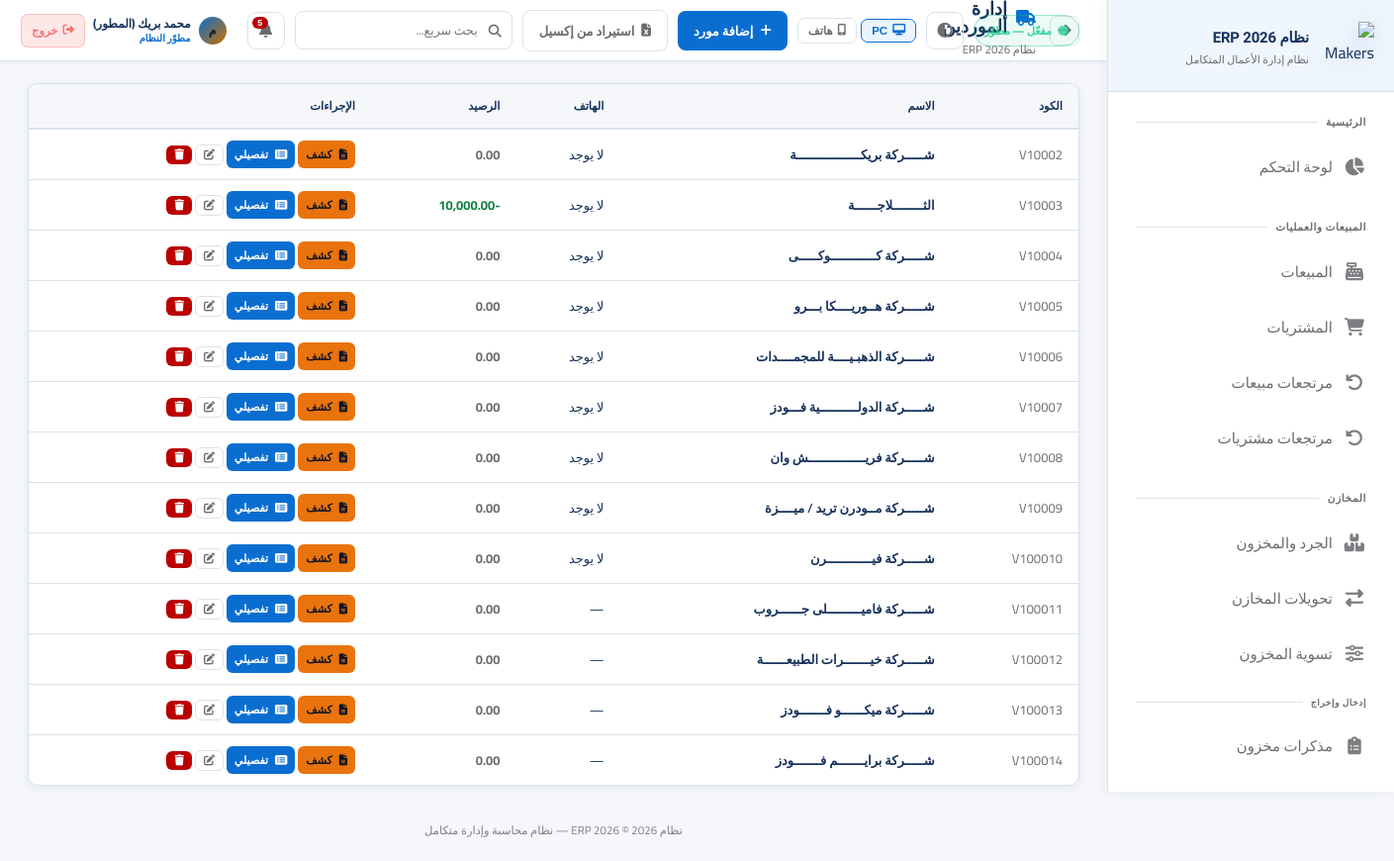
Page /suppliers (signed in) on the committed database.
### app.py (models this page shows, shortened)
class AppSetting(db.Model):
    id = db.Column(db.Integer, primary_key=True)
    key = db.Column(db.String(80), unique=True, nullable=False)
    value = db.Column(db.Text)

class User(UserMixin, db.Model):
    id = db.Column(db.Integer, primary_key=True)
    username = db.Column(db.String(80), unique=True, nullable=False)
    password_hash = db.Column(db.String(256))
    full_name = db.Column(db.String(120))
    role = db.Column(db.String(20), default='user')  # developer, admin, manager, user
    branch_id = db.Column(db.Integer, db.ForeignKey('branch.id'))
    is_active = db.Column(db.Boolean, default=True)
    created_at = db.Column(db.DateTime, default=datetime.utcnow)
    last_seen = db.Column(db.DateTime, nullable=True)
    last_ip = db.Column(db.String(64), nullable=True)
    last_user_agent = db.Column(db.String(256), nullable=True)
    permissions = db.Column(db.Text)  # JSON list of permission keys; empty = استخدام صلاحيات الدور

class Supplier(db.Model):
    id = db.Column(db.Integer, primary_key=True)
    code = db.Column(db.String(50), unique=True)
    name = db.Column(db.String(200), nullable=False)
    phone = db.Column(db.String(20))
    email = db.Column(db.String(100))
    address = db.Column(db.Text)
    balance = db.Column(db.Float, default=0)
    is_active = db.Column(db.Boolean, default=True)
    purchases = db.relationship('Purchase', backref='supplier', lazy=True)

### app.py (the view)
@app.route('/suppliers')
@login_required
def suppliers():
    q = request.args.get('q', '')
    query = Supplier.query.filter_by(is_active=True)
    if q:
        query = query.filter(db.or_(Supplier.name.contains(q), Supplier.phone.contains(q)))
    suppliers = query.all()
    return render_template('suppliers.html', suppliers=suppliers, q=q)

### app.py (called while the page is built, shortened)
@login_manager.user_loader
def load_user(user_id):
    return User.query.get(int(user_id))

def user_can(user, perm: str) -> bool:
    if not user or not user.is_authenticated:
        return False
    if getattr(user, 'role', None) == 'developer':
        return True

def user_can_approve_transfers(user) -> bool:
    if not user or not user.is_authenticated:
        return False
    if getattr(user, 'role', None) in ('developer', 'admin'):
        return True
    custom = _perm_list_from_user(user)
    if custom is not None:
        return 'transfer_approve' in custom
    return False

def user_can_delete_users_account(user) -> bool:
    if not user or not user.is_authenticated:
        return False
    if getattr(user, 'role', None) == 'developer':
        return True

def permission_keys_for_editor(viewer):
    if not viewer or not getattr(viewer, 'is_authenticated', False):
        return [x for x in PERMISSION_KEYS if x[0] not in DEVELOPER_ONLY_PERMS]
    if getattr(viewer, 'role', None) == 'developer':
        return list(PERMISSION_KEYS)
    return [x for x in PERMISSION_KEYS if x[0] not in DEVELOPER_ONLY_PERMS]

def subscription_status_for_ui():
    if not current_user.is_authenticated:
        return None
    gs = get_app_settings_dict(branch_id=None)
    lic_msg = (gs.get('license_expiry_message') or DEFAULT_SETTINGS.get('license_expiry_message', '') or '').strip()
    if getattr(current_user, 'role', None) == 'developer':
        return {'kind': 'developer', 'line': 'مفعّل — مطوّر', 'client_message': lic_msg}

def _pending_transfers_count_for_user(user):
    if not user or not user.is_authenticated:
        return 0
    q = TransferRequest.query.filter_by(status='pending')
    if user_can_approve_transfers(user):
        q = q.filter(
            db.or_(
                TransferRequest.approver_user_id.is_(None),
                TransferRequest.approver_user_id == user.id,
            )
        )
        return q.count()
    return 0

@app.before_request
def erp_sqlite_autobackup_start():
    if getattr(erp_sqlite_autobackup_start, '_started', False):
        return

### templates/suppliers.html (shortened to what this page needs)
{% extends 'base.html' %}
{% set block_icon = 'fas fa-truck' %}
{% block topbar_actions %}<a href="{{ url_for('add_supplier') }}" class="btn btn-primary"><i class="fas fa-plus"></i> إضافة مورد</a> {% if current_user.role == 'developer' %}<a href="{{ url_for('import_suppliers') }}" class="btn btn-outline" title="أداة للمطوّر فقط"><i class="fas fa-file-excel"></i> استيراد من إكسيل</a>{% endif %}{% endblock %}
{% block content %}
<div class="card"><div class="table-container"><table>
<thead><tr><th>الكود</th><th>الاسم</th><th>الهاتف</th><th>الرصيد</th><th>الإجراءات</th></tr></thead>
<tbody>{% for s in suppliers %}<tr>
<td style="color:var(--text-muted);">{{ s.code }}</td>
<td style="font-weight:600;">{{ s.name }}</td>
<td>{{ s.phone or '—' }}</td>
<td style="color:{% if s.balance > 0 %}var(--danger){% elif s.balance < 0 %}var(--success){% else %}var(--text-muted){% endif %};font-weight:700;">{{ "{:,.2f}".format(s.balance) }}</td>
<td style="white-space:nowrap;">
                <a href="{{ url_for('supplier_statement', id=s.id) }}" class="btn btn-warning btn-xs"><i class="fas fa-file-alt"></i> كشف</a>
                <a href="{{ url_for('supplier_statement_detailed', id=s.id) }}" class="btn btn-info btn-xs" title="كشف حساب تفصيلي"><i class="fas fa-list-alt"></i> تفصيلي</a>
                <a href="{{ url_for('edit_supplier', id=s.id) }}" class="btn btn-outline btn-xs" title="تعديل"><i class="fas fa-edit"></i></a>
                {% if can('record_delete') %}
                <form method="POST" action="{{ url_for('delete_supplier', id=s.id) }}" style="display:inline;" onsubmit="return confirm('حذف هذا المورد؟');">
                    <button type="submit" class="btn btn-danger btn-xs" title="حذف"><i class="fas fa-trash"></i></button>
                </form>
                {% endif %}
            </td>
</tr>{% else %}<tr><td colspan="5"><div class="empty-state"><i class="fas fa-truck"></i><h3>لا يوجد موردون</h3></div></td></tr>{% endfor %}</tbody>
</table></div></div>
{% endblock %}

### templates/base.html (shortened to what this page needs)
<!DOCTYPE html>
<html lang="ar" dir="rtl" data-theme="fiori" data-layout-default="{{ layout_max_width | default('1400px') }}">
<head>
    <link rel="stylesheet" href="https://cdnjs.cloudflare.com/ajax/libs/font-awesome/6.5.0/css/all.min.css">
    <link rel="stylesheet" href="{{ url_for('static', filename='css/style.css') }}">
</head>
<body>
<aside class="sidebar sidebar-enterprise" id="sidebar">
    <div class="sidebar-logo">
        <div class="logo-icon">
            <img src="{{ url_for('static', filename='img/logo-makers-erp-3d.png') }}" alt="Makers ERP">
        </div>
        <div class="logo-text">
            <div class="name">{{ app_brand_title | default('Silsal POS') }}</div>
            <div class="sub">نظام إدارة الأعمال المتكامل</div>
        </div>
    </div>
    <nav class="sidebar-nav" id="sidebarNav" style="display:flex;flex-direction:column;padding-bottom:8px;">
        <div class="nav-section">
            <div class="nav-label">الرئيسية</div>
            {% if can('dashboard') %}
            <a href="{{ url_for('dashboard') }}" class="nav-link {% if request.endpoint=='dashboard' %}active{% endif %}">
                <i class="fas fa-chart-pie"></i><span class="label">لوحة التحكم</span>
            </a>
            {% endif %}
        </div>
        {% if can('sales') or can('purchases') or can('returns') %}
        <div class="nav-section">
            <div class="nav-label">المبيعات والعمليات</div>
            {% if can('sales') %}
            <a href="{{ url_for('sales') }}" class="nav-link {% if 'sale' in (request.endpoint or '') and 'return' not in (request.endpoint or '') and 'report' not in (request.endpoint or '') %}active{% endif %}">
                <i class="fas fa-cash-register"></i><span class="label">المبيعات</span>
            </a>
            {% endif %}
            {% if can('purchases') %}
            <a href="{{ url_for('purchases') }}" class="nav-link {% if 'purchase' in (request.endpoint or '') and 'return' not in (request.endpoint or '') and 'report' not in (request.endpoint or '') %}active{% endif %}">
                <i class="fas fa-shopping-cart"></i><span class="label">المشتريات</span>
            </a>
            {% endif %}
            {% if can('returns') %}
            <a href="{{ url_for('sale_returns') }}" class="nav-link {% if request.endpoint in ['sale_returns','new_sale_return'] %}active{% endif %}">
                <i class="fas fa-undo"></i><span class="label">مرتجعات مبيعات</span>
            </a>
            <a href="{{ url_for('purchase_returns') }}" class="nav-link {% if request.endpoint in ['purchase_returns','new_purchase_return'] %}active{% endif %}">
                <i class="fas fa-undo-alt"></i><span class="label">مرتجعات مشتريات</span>
            </a>
            {% endif %}
        </div>
        {% endif %}
        {% if can('inventory') or can('transfers') or can('adjust_stock') %}
        <div class="nav-section">
            <div class="nav-label">المخازن</div>
            {% if can('inventory') %}
            <a href="{{ url_for('inventory') }}" class="nav-link {% if request.endpoint=='inventory' %}active{% endif %}">
                <i class="fas fa-boxes"></i><span class="label">الجرد والمخزون</span>
            </a>
            {% endif %}
            {% if can('transfers') %}
            <a href="{{ url_for('transfers') }}" class="nav-link {% if 'transfer' in (request.endpoint or '') %}active{% endif %}">
                <i class="fas fa-exchange-alt"></i><span class="label">تحويلات المخازن</span>
            </a>
            {% endif %}
            {% if can('adjust_stock') %}
            <a href="{{ url_for('adjust_stock') }}" class="nav-link {% if request.endpoint=='adjust_stock' %}active{% endif %}">
                <i class="fas fa-sliders-h"></i><span class="label">تسوية المخزون</span>
            </a>
            {% endif %}
            {% if can('inventory') %}
            <div class="nav-label" style="padding-top:10px;font-size:9px;">إدخال وإخراج</div>
            <a href="{{ url_for('inventory_memos_list') }}" class="nav-link ">
                <i class="fas fa-clipboard-list"></i><span class="label">مذكرات مخزون</span>
            </a>
            {% endif %}
        </div>
        {% endif %}
        {% if can('customers') or can('suppliers') or can('employees') %}
        <div class="nav-section">
        </div>
        {% endif %}
    </nav>
</aside>
<main class="main-content">
    <div class="topbar">
        <div style="display:flex;align-items:center;gap:14px;">
            <button type="button" onclick="history.back()" class="icon-btn" title="رجوع" style="font-size:15px;flex-shrink:0;"><i class="fas fa-arrow-right"></i></button>
            <div>
                <div class="page-title"><i class="{{ block_icon | default('fas fa-home') }}"></i>{% block page_title %}الرئيسية{% endblock %}</div>
                <div class="breadcrumb">{% block breadcrumb %}{{ app_brand_title }}{% endblock %}</div>
            </div>
        </div>
        <div class="topbar-right">
            {% if subscription_status %}
            <span class="sub-pill {% if subscription_status.kind in ('developer','permanent') %}ok{% elif subscription_status.kind in ('expired','none') %}bad{% else %}warn{% endif %}" title="حالة الاشتراك / الترخيص">
                <i class="fas fa-certificate" style="margin-left:6px;opacity:.85;"></i>{{ subscription_status.line }}
            </span>
            {% endif %}
            <button type="button" class="theme-toggle" onclick="erpToggleTheme()" title="تبديل الثيم (Fiori / فاتح / داكن)"><i class="fas fa-adjust"></i></button>
            <div class="erp-device-layout-tools" style="display:flex;align-items:center;gap:4px;flex-shrink:0;" title="وضع العرض — يُحفظ على هذا الجهاز فقط">
                <button type="button" id="btnLayoutPC" onclick="erpSetLayout('pc')" title="عرض PC"
                    style="display:flex;align-items:center;gap:5px;padding:5px 10px;border-radius:7px;font-size:11.5px;font-weight:700;
                           border:1px solid var(--border);background:transparent;color:var(--text-muted);cursor:pointer;transition:all .18s;">
                    <i class="fas fa-desktop"></i> PC
                </button>
                <button type="button" id="btnLayoutPhone" onclick="erpSetLayout('phone')" title="عرض هاتف"
                    style="display:flex;align-items:center;gap:5px;padding:5px 10px;border-radius:7px;font-size:11.5px;font-weight:700;
                           border:1px solid var(--border);background:transparent;color:var(--text-muted);cursor:pointer;transition:all .18s;">
                    <i class="fas fa-mobile-alt"></i> هاتف
                </button>
            </div>
            {% block topbar_actions %}{% endblock %}
            <div style="position:relative;" id="globalSearchWrapper">
                <div style="position:relative;">
                    <i class="fas fa-search" style="position:absolute;right:11px;top:50%;transform:translateY(-50%);color:var(--text-muted);font-size:13px;pointer-events:none;"></i>
                    <input type="text" id="globalSearchInput" placeholder="بحث سريع..." autocomplete="off"
                        style="width:220px;padding:7px 34px 7px 12px;background:rgba(255,255,255,.04);border:1px solid var(--border);
                               border-radius:8px;color:var(--text);font-family:Cairo,sans-serif;font-size:12.5px;transition:all .2s;"
                        onfocus="this.style.borderColor='var(--accent)';this.style.width='280px'"
                        onblur="setTimeout(()=>{this.style.borderColor='';this.style.width='220px';closeGlobalSearch()},200)">
                </div>
            </div>
            <div style="position:relative;" id="notifWrapper">
                <button class="notif-btn" onclick="toggleNotif()" title="الإشعارات">
                    <i class="fas fa-bell"></i>
                    <span class="notif-count" id="notifCount"></span>
                </button>
            </div>
            <div style="display:flex;align-items:center;gap:8px;padding:4px 10px;border-radius:10px;
                        background:rgba(255,255,255,.05);border:1px solid rgba(255,255,255,.09);
                        backdrop-filter:blur(12px);-webkit-backdrop-filter:blur(12px);flex-shrink:0;">
                <div style="width:28px;height:28px;border-radius:50%;background:linear-gradient(135deg,var(--accent),#c97000);
                            display:flex;align-items:center;justify-content:center;font-size:12px;font-weight:800;color:#0f1422;flex-shrink:0;">
                    {{ (current_user.full_name or current_user.username)[0] }}
                </div>
                <div style="line-height:1.3;min-width:0;">
                    <div style="font-size:12px;font-weight:700;color:var(--text);white-space:nowrap;overflow:hidden;text-overflow:ellipsis;max-width:100px;">
                        {{ current_user.full_name or current_user.username }}
                    </div>
                    <div style="font-size:10px;color:var(--accent);font-weight:600;">
                        {% if current_user.role=='developer' %}مطوّر النظام
                        {% elif current_user.role=='admin' %}مدير النظام
                        {% elif current_user.role=='manager' %}مشرف
                        {% else %}مستخدم{% endif %}
                    </div>
                </div>
                <a href="{{ url_for('logout') }}" title="تسجيل الخروج"
                   style="display:flex;align-items:center;gap:5px;padding:5px 10px;border-radius:7px;
                          background:rgba(239,68,68,.12);border:1px solid rgba(239,68,68,.25);
                          color:#f87171;font-size:11.5px;font-weight:700;text-decoration:none;white-space:nowrap;
                          transition:all .18s;flex-shrink:0;"
                   onmouseover="this.style.background='rgba(239,68,68,.22)';this.style.borderColor='rgba(239,68,68,.5)'"
                   onmouseout="this.style.background='rgba(239,68,68,.12)';this.style.borderColor='rgba(239,68,68,.25)'">
                    <i class="fas fa-sign-out-alt"></i> خروج
                </a>
            </div>
        </div>
    </div>
    <div class="content fade-in">
        {% block content %}{% endblock %}
    </div>
    <div class="app-footer-note">{{ app_brand_title }} © 2026 — نظام محاسبة وإدارة متكامل</div>
</main>
</body>
</html>

### static/css/style.css (style rules this page uses)
html { scrollbar-width:auto;scrollbar-color:rgba(255,255,255,.35) rgba(255,255,255,.05) }
.nav-link, .btn, .stat-card, .card { transition: all 0.2s ease; }

### rows in the picture
AppSetting: value "نظام ERP 2026"
User: full_name "م", full_name "محمد بريك (المطور)"
Supplier: code "V10002", name "شـــــركة بريكـــــــــــــــــة", phone "لا يوجد", balance "0.00"
Supplier: code "V10003", name "الثــــــــلاجــــــة", phone "لا يوجد", balance "-10,000.00"
Supplier: code "V10004", name "شـــــركة كــــــــــــوكـــــى", phone "لا يوجد", balance "0.00"
Supplier: code "V10005", name "شـــــركة هــوريــــكا بـــرو", phone "لا يوجد", balance "0.00"
Supplier: code "V10006", name "شـــــركة الذهبـيــــة للمجمــــدات", phone "لا يوجد", balance "0.00"
Supplier: code "V10007", name "شـــــركة الدولــــــــــية فـــودز", phone "لا يوجد", balance "0.00"
Supplier: code "V10008", name "شـــــركة فريـــــــــــــــش وان", phone "لا يوجد", balance "0.00"
Supplier: code "V10009", name "شـــــركة مــودرن تريد / ميــــزة", phone "لا يوجد", balance "0.00"
Supplier: code "V100010", name "شـــــركة فيــــــــــــرن", phone "لا يوجد", balance "0.00"
Supplier: code "V100011", name "شـــــركة فاميـــــــــلى جــــــروب", phone "—", balance "0.00"
Supplier: code "V100012", name "شـــــركة خيـــــــرات الطبيعــــــة", phone "—", balance "0.00"
Supplier: code "V100013", name "شـــــركة ميكــــــو فـــــــودز", phone "—", balance "0.00"
Supplier: code "V100014", name "شـــــركة برايـــــــم فـــــــودز", phone "—", balance "0.00"

### other values in the picture
{{ subscription_status.line }} "مفعّل — مطوّر"
